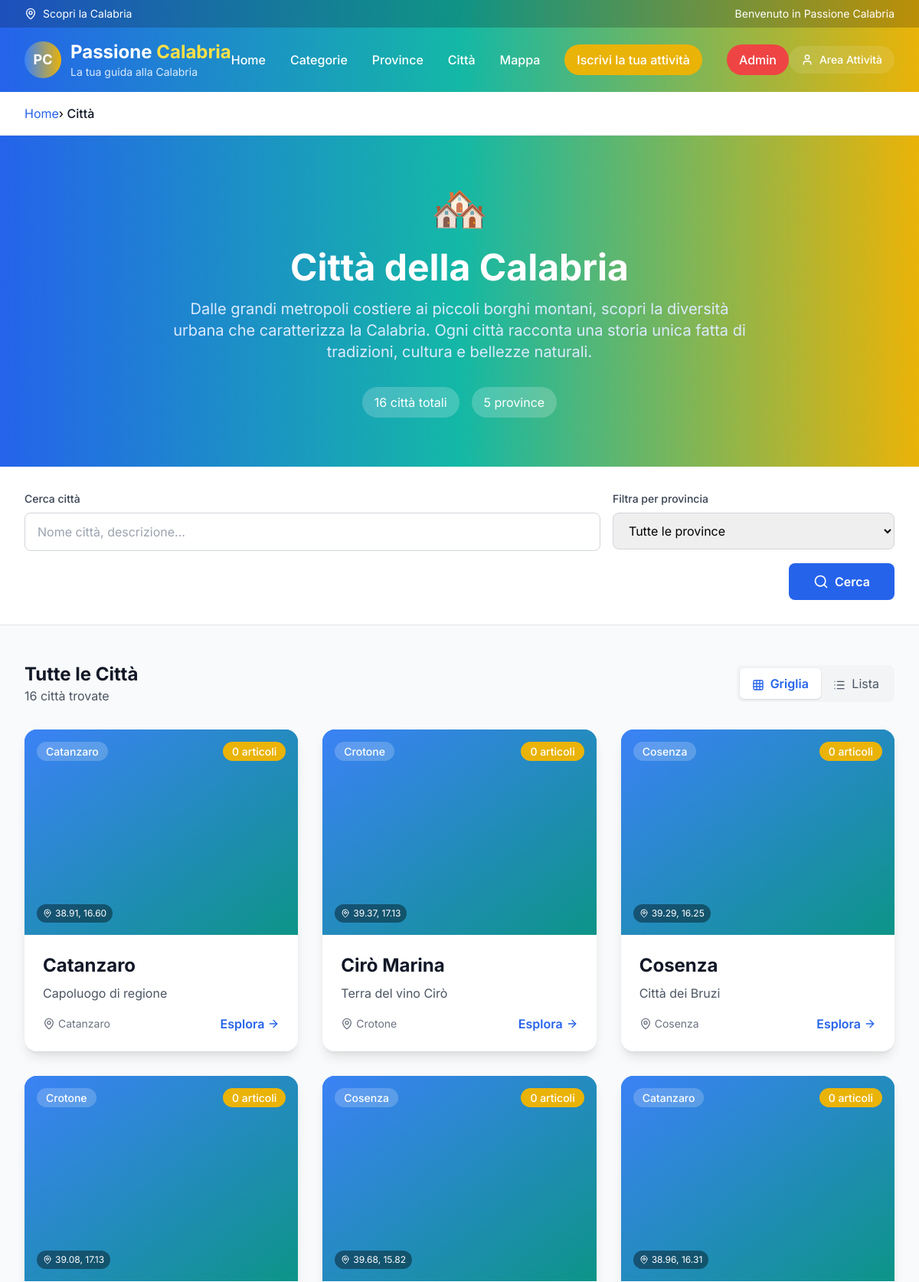
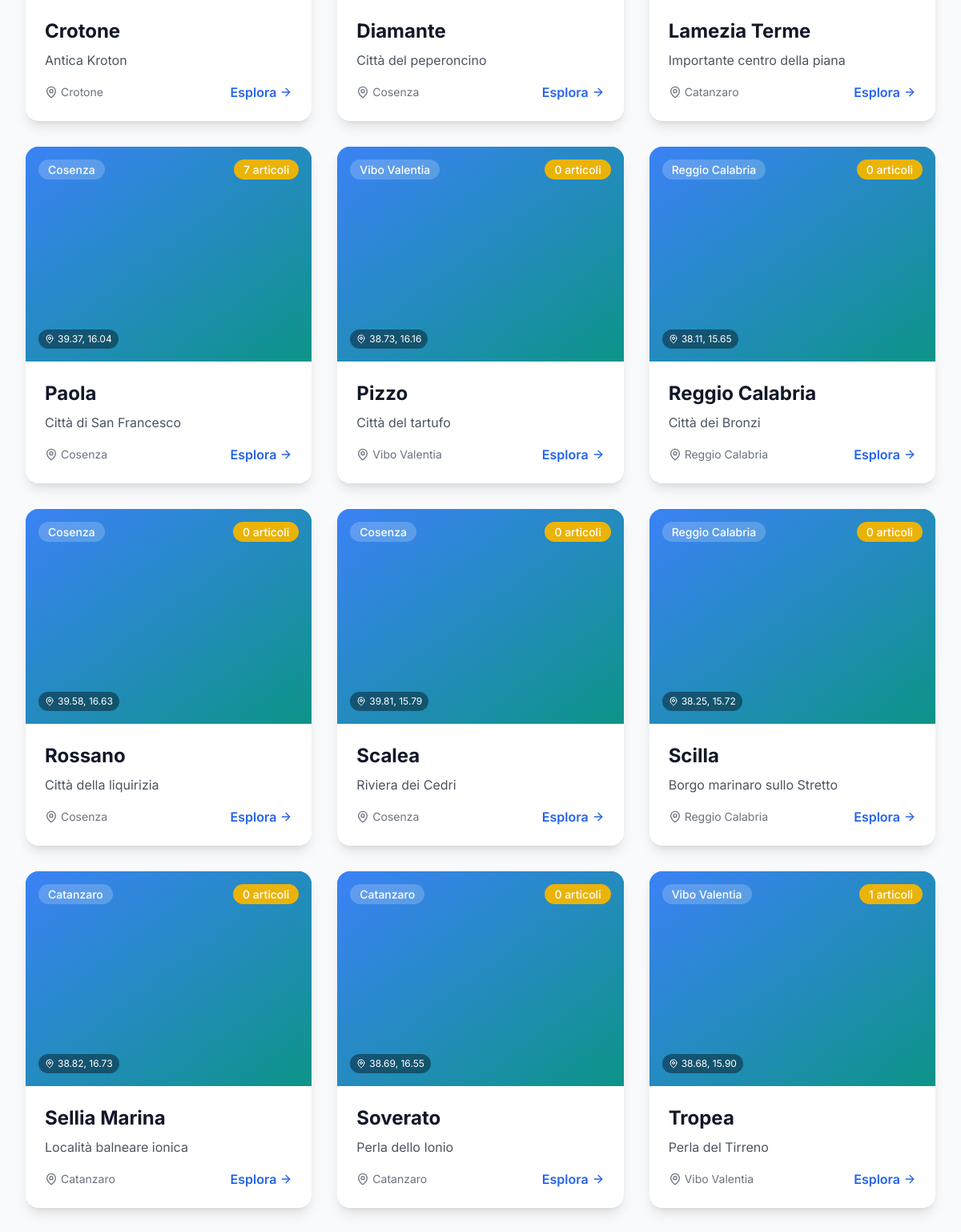
Screenshot of /citta.php (upper part) with the database file from the repository (2 pictures, top to bottom).
### tables this page shows
CREATE TABLE `cities` (
  `id` int NOT NULL,
  `name` varchar(255) NOT NULL,
  `province_id` int NOT NULL,
  `latitude` decimal(10,8) DEFAULT NULL,
  `longitude` decimal(11,8) DEFAULT NULL,
  `description` text,
  `hero_image` varchar(500) DEFAULT NULL,
  `Maps_link` varchar(500) DEFAULT NULL,
  `gallery_images` json DEFAULT NULL,
  `created_at` timestamp NULL DEFAULT CURRENT_TIMESTAMP
);

CREATE TABLE `provinces` (
  `id` int NOT NULL,
  `name` varchar(255) NOT NULL,
  `description` text,
  `image_path` varchar(500) DEFAULT NULL,
  `created_at` timestamp NULL DEFAULT CURRENT_TIMESTAMP
);

### includes/db_config.php (called while the page is built, shortened)
<?php
function getDatabaseConfig() {
    $host = getenv('DB_HOST');
    $dbname = getenv('DB_NAME');
    $username = getenv('DB_USER');
    $password = getenv('DB_PASSWORD');
    if (!$host) {
        $host = 'db5018301966.hosting-data.io';
        $dbname = 'dbs14504718';
        $username = 'dbu1167357';
        $password = 'Barboncino692@@';
    }
    return [
        'host' => $host,
        'dbname' => $dbname,
        'username' => $username,
        'password' => $password
    ];
}
?>

### includes/database_mysql.php (called while the page is built, shortened)
<?php
require_once __DIR__ . '/db_config.php';
class Database {
    public $pdo;
    private $connection_error = false;
    public function __construct() {
        $config = getDatabaseConfig();
        $this->host = $config['host'];
        $this->dbname = $config['dbname'];
        $this->username = $config['username'];
        $this->password = $config['password'];
        try {
            $dsn = "mysql:host={$this->host};dbname={$this->dbname};charset=utf8mb4";
            $options = [
                PDO::ATTR_ERRMODE => PDO::ERRMODE_EXCEPTION,
                PDO::ATTR_DEFAULT_FETCH_MODE => PDO::FETCH_ASSOC,
                PDO::ATTR_EMULATE_PREPARES => false,
            ];
            $this->pdo = new PDO($dsn, $this->username, $this->password, $options);
        } catch (PDOException $e) {
            $this->connection_error = true;
            $this->error_message = 'Errore connessione database MySQL: ' . $e->getMessage();
            error_log($this->error_message);
            $this->pdo = null;
        }
    }
    public function isConnected() {
        return !$this->connection_error && $this->pdo !== null;
    }
    public function getCities() {
        $stmt = $this->pdo->prepare('SELECT c.*, p.name as province_name FROM cities c LEFT JOIN provinces p ON c.province_id = p.id ORDER BY c.name');
        $stmt->execute();
        return $stmt->fetchAll();
    }
    public function getCitiesFiltered($provinceId = null, $searchQuery = null) {
        $sql = 'SELECT c.*, p.name as province_name FROM cities c LEFT JOIN provinces p ON c.province_id = p.id WHERE 1=1';
        $params = [];
        $sql .= ' ORDER BY c.name';
        $stmt = $this->pdo->prepare($sql);
        $stmt->execute($params);
        return $stmt->fetchAll();
    }
    public function getArticleCountByCity($cityId) {
        $stmt = $this->pdo->prepare('SELECT COUNT(*) as count FROM articles WHERE city_id = ? AND status = ?');
        $stmt->execute([$cityId, 'published']);
        $result = $stmt->fetch();
        return $result ? $result['count'] : 0;
    }
    public function __destruct() {
        $this->pdo = null;
    }
}
?>

### includes/maintenance_check.php (called while the page is built, shortened)
<?php
try {
    $db = new Database();
} catch (Exception $e) {
    error_log("Errore controllo manutenzione: " . $e->getMessage());
}
?>

### citta.php (the view, shortened to what this page needs)
<?php
require_once 'includes/database_mysql.php';
$db = new Database();
$provinceFilter = $_GET['provincia'] ?? '';
$searchQuery = $_GET['q'] ?? '';
$cities = $db->getCitiesFiltered($provinceFilter, $searchQuery);
$totalCities = count($db->getCities());
$cityCount = count($cities);
?>
<!DOCTYPE html>
<html lang="it">
<head>
    <script src="https://cdn.tailwindcss.com"></script>
    <link rel="stylesheet" href="assets/css/style.css">
</head>
<body class="bg-gray-50">
    <?php include 'includes/header.php'; ?>
    <div class="bg-white border-b border-gray-200">
        <div class="max-w-7xl mx-auto px-4 sm:px-6 lg:px-8 py-4">
            <nav class="breadcrumb">
                <span class="breadcrumb-item"><a href="index.php" class="text-blue-600 hover:text-blue-700">Home</a></span>
                <span class="breadcrumb-item text-gray-900 font-medium">Città</span>
            </nav>
        </div>
    </div>
    <div class="bg-gradient-to-r from-blue-600 via-teal-500 to-yellow-500 text-white py-16">
        <div class="max-w-7xl mx-auto px-4 sm:px-6 lg:px-8 text-center">
            <div class="text-6xl mb-6">🏘️</div>
            <h1 class="text-4xl md:text-5xl font-bold mb-4">
                Città della Calabria
            </h1>
            <p class="text-xl text-blue-100 max-w-3xl mx-auto mb-8">
                Dalle grandi metropoli costiere ai piccoli borghi montani, scopri la diversità urbana che caratterizza la Calabria.
                Ogni città racconta una storia unica fatta di tradizioni, cultura e bellezze naturali.
            </p>
            <div class="flex justify-center gap-4 flex-wrap">
                <span class="bg-white/20 backdrop-blur-sm text-white px-4 py-2 rounded-full">
                    <?php echo $totalCities; ?> <span>città totali</span>
                </span>
                <span class="bg-white/20 backdrop-blur-sm text-white px-4 py-2 rounded-full">
                    5 <span>province</span>
                </span>
            </div>
        </div>
    </div>
    <div class="bg-white border-b border-gray-200 py-8">
        <div class="max-w-7xl mx-auto px-4 sm:px-6 lg:px-8">
            <form method="GET" class="grid grid-cols-1 md:grid-cols-3 gap-4">
                <div class="md:col-span-2">
                    <label class="block text-sm font-medium text-gray-700 mb-2">Cerca città</label>
                    <input
                        type="text"
                        name="q"
                        value="<?php echo htmlspecialchars($searchQuery); ?>"
                        placeholder="Nome città, descrizione..."
                        class="w-full px-4 py-3 border border-gray-300 rounded-lg focus:ring-2 focus:ring-blue-500 focus:border-transparent"
                    >
                </div>
                <div>
                    <label class="block text-sm font-medium text-gray-700 mb-2">Filtra per provincia</label>
                    <select name="provincia" class="w-full px-4 py-3 border border-gray-300 rounded-lg focus:ring-2 focus:ring-blue-500 focus:border-transparent">
                        <option value="">Tutte le province</option>
                    </select>
                </div>
                <div class="md:col-span-3 text-right">
                    <button type="submit" class="bg-blue-600 hover:bg-blue-700 text-white px-8 py-3 rounded-lg font-semibold transition-colors inline-flex items-center">
                        <i data-lucide="search" class="w-5 h-5 mr-2"></i>
                        <span>Cerca</span>
                    </button>
                </div>
            </form>
        </div>
    </div>
    <main class="py-12">
        <div class="max-w-7xl mx-auto px-4 sm:px-6 lg:px-8">
            <div class="flex justify-between items-center mb-8">
                <div>
                    <h2 class="text-2xl font-bold text-gray-900">
                        <?php if ($searchQuery || $provinceFilter): ?>
                            <span>Risultati ricerca</span>
                            <?php if ($searchQuery): ?>
                            <span class="text-blue-600">"<?php echo htmlspecialchars($searchQuery); ?>"</span>
                            <?php endif; ?>
                        <?php else: ?>
                            <span>Tutte le Città</span>
                        <?php endif; ?>
                    </h2>
                    <p class="text-gray-600"><?php echo $cityCount; ?> <span>città trovate</span></p>
                </div>
                <div class="flex bg-gray-100 rounded-lg p-1">
                    <button id="grid-view" class="px-4 py-2 rounded-md bg-white shadow text-blue-600 font-semibold">
                        <i data-lucide="grid-3x3" class="w-4 h-4 inline mr-1"></i>
                        <span>Griglia</span>
                    </button>
                    <button id="list-view" class="px-4 py-2 rounded-md text-gray-600 hover:text-gray-900">
                        <i data-lucide="list" class="w-4 h-4 inline mr-1"></i>
                        <span>Lista</span>
                    </button>
                </div>
            </div>
            <?php if (empty($cities)): ?>
            <div class="text-center py-20">
                <div class="text-6xl mb-6">🔍</div>
                <h3 class="text-2xl font-bold text-gray-900 mb-4">
                    Nessuna città trovata
                </h3>
                <p class="text-gray-600 mb-8 max-w-md mx-auto">
                    Prova a modificare i filtri di ricerca o esplora tutte le città disponibili.
                </p>
                <a href="citta.php" class="bg-blue-600 hover:bg-blue-700 text-white px-6 py-3 rounded-full font-semibold transition-colors">
                    <span>Vedi Tutte le Città</span>
                </a>
            </div>
            <?php else: ?>
            <div id="cities-grid" class="grid grid-cols-1 md:grid-cols-2 lg:grid-cols-3 gap-8">
                <?php foreach ($cities as $city):
                    $articleCount = $db->getArticleCountByCity($city['id']);
                ?>
                <div class="bg-white rounded-2xl shadow-lg overflow-hidden hover:shadow-2xl transition-all duration-300 group">
                    <div class="aspect-[4/3] relative overflow-hidden bg-gradient-to-br from-blue-500 to-teal-600">
                        <div class="absolute inset-0 bg-gradient-to-br from-blue-500 to-teal-600"></div>
                        <div class="absolute top-4 left-4">
                            <span class="bg-white/20 backdrop-blur-sm text-white px-3 py-1 rounded-full text-sm font-medium">
                                <?php echo htmlspecialchars($city['province_name']); ?>
                            </span>
                        </div>
                        <div class="absolute top-4 right-4">
                            <span class="bg-yellow-500 text-white px-3 py-1 rounded-full text-sm font-medium">
                                <?php echo $articleCount; ?> <span>articoli</span>
                            </span>
                        </div>
                        <?php if ($city['latitude'] && $city['longitude']): ?>
                        <div class="absolute bottom-4 left-4">
                            <div class="flex items-center bg-black/40 backdrop-blur-sm text-white px-2 py-1 rounded-full text-xs">
                                <i data-lucide="map-pin" class="w-3 h-3 mr-1"></i>
                                <span><?php echo number_format($city['latitude'], 2); ?>, <?php echo number_format($city['longitude'], 2); ?></span>
                            </div>
                        </div>
                        <?php endif; ?>
                    </div>
                    <div class="p-6">
                        <h3 class="text-2xl font-bold text-gray-900 mb-2 group-hover:text-blue-600 transition-colors">
                            <?php echo htmlspecialchars($city['name']); ?>
                        </h3>
                        <p class="text-gray-600 mb-4">
                            <?php echo htmlspecialchars($city['description'] ?: 'Città di ' . $city['province_name']); ?>
                        </p>
                        <div class="flex items-center justify-between">
                            <div class="flex items-center text-sm text-gray-500">
                                <i data-lucide="map-pin" class="w-4 h-4 mr-1"></i>
                                <span><?php echo htmlspecialchars($city['province_name']); ?></span>
                            </div>
                            <a href="citta-dettaglio.php?id=<?php echo $city['id']; ?>" class="text-blue-600 hover:text-blue-700 font-semibold flex items-center transition-colors">
                                <span>Esplora</span> <i data-lucide="arrow-right" class="w-4 h-4 ml-1"></i>
                            </a>
                        </div>
                    </div>
                </div>
                <?php endforeach; ?>
            </div>
            <?php endif; ?>
        </div>
    </main>
</body>
</html>

### assets/css/style.css (style rules this page uses)
:root { --calabria-blue: #2563eb; --calabria-blue-light: #3b82f6; --calabria-blue-dark: #1d4ed8; --calabria-gold: #f59e0b; --calabria-gold-light: #fbbf24; --calabria-gold-dark: #d97706; --calabria-teal: #14b8a6; --calabria-green: #10b981; }
* { scroll-behavior: smooth; }
body { font-family: 'Inter', -apple-system, BlinkMacSystemFont, 'Segoe UI', Roboto, sans-serif; line-height: 1.6; }
.animate-fade-in-up { animation: fadeInUp 0.6s ease-out; }
.breadcrumb { @apply flex items-center space-x-2 text-sm text-gray-600; }
.breadcrumb-item:not(:last-child)::after { content: '›'; @apply ml-2 text-gray-400; }

### rows the page displays
cities: province.name "Catanzaro", articleCount "0", latitude "38.91", longitude "16.60", name "Catanzaro", description "Capoluogo di regione"
cities: province.name "Crotone", articleCount "0", latitude "39.37", longitude "17.13", name "Cirò Marina", description "Terra del vino Cirò"
cities: province.name "Cosenza", articleCount "0", latitude "39.29", longitude "16.25", name "Cosenza", description "Città dei Bruzi"
cities: province.name "Crotone", articleCount "0", latitude "39.08", longitude "17.13", name "Crotone", description "Antica Kroton"
cities: province.name "Cosenza", articleCount "0", latitude "39.68", longitude "15.82", name "Diamante", description "Città del peperoncino"
cities: province.name "Catanzaro", articleCount "0", latitude "38.96", longitude "16.31", name "Lamezia Terme", description "Importante centro della piana"
cities: province.name "Cosenza", id "7", latitude "39.37", longitude "16.04", name "Paola", description "Città di San Francesco"
cities: province.name "Vibo Valentia", articleCount "0", latitude "38.73", longitude "16.16", name "Pizzo", description "Città del tartufo"
cities: province.name "Reggio Calabria", articleCount "0", latitude "38.11", longitude "15.65", name "Reggio Calabria", description "Città dei Bronzi"
cities: province.name "Cosenza", articleCount "0", latitude "39.58", longitude "16.63", name "Rossano", description "Città della liquirizia"
cities: province.name "Cosenza", articleCount "0", latitude "39.81", longitude "15.79", name "Scalea", description "Riviera dei Cedri"
cities: province.name "Reggio Calabria", articleCount "0", latitude "38.25", longitude "15.72", name "Scilla", description "Borgo marinaro sullo Stretto"
cities: province.name "Catanzaro", articleCount "0", latitude "38.82", longitude "16.73", name "Sellia Marina", description "Località balneare ionica"
cities: province.name "Catanzaro", articleCount "0", latitude "38.69", longitude "16.55", name "Soverato", description "Perla dello Ionio"
cities: province.name "Vibo Valentia", articleCount "1", latitude "38.68", longitude "15.90", name "Tropea", description "Perla del Tirreno"

### other values shown
$totalCities "16"
$cityCount "16"
